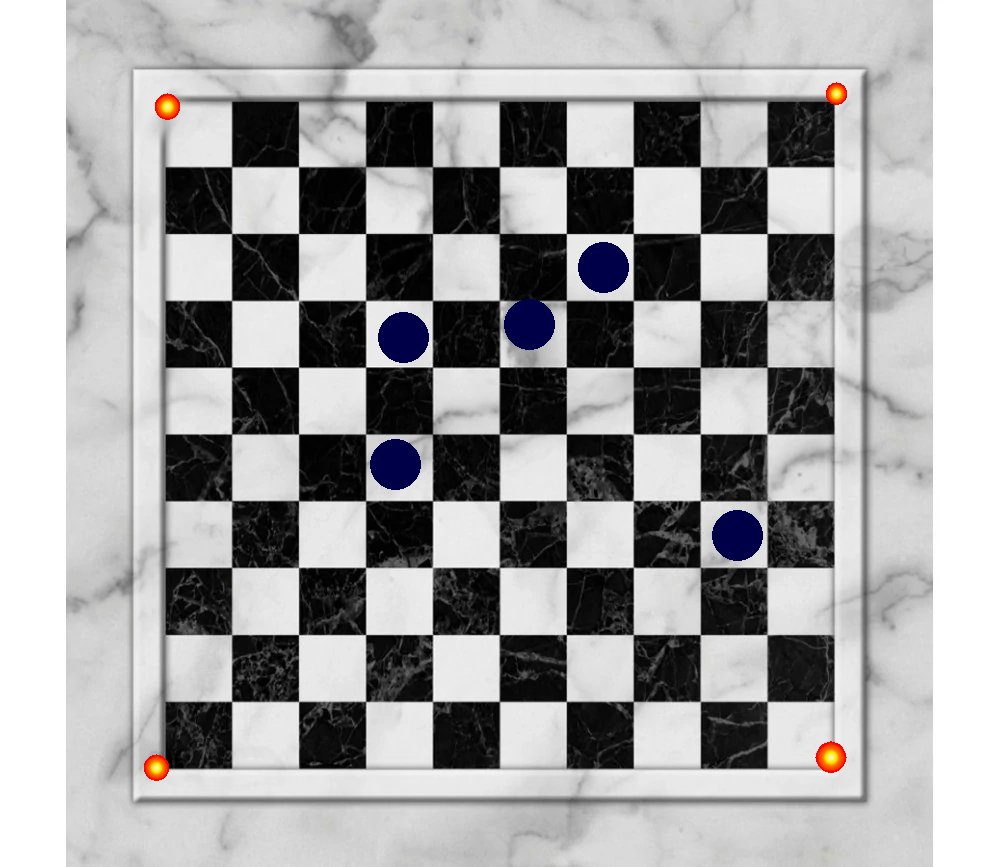
#> input picture data/damier.png, 1000 x 867 px, found by its file name
$ python pipeline_complete.py
#> lines starting #> are read from the running program, lines starting #| are printed output that depends on the picture; after the words box and inside, x2 and y2 are one past the last pixel; in counts of white or black regions, pixels touching at a corner belong together; long printed decimals are rounded
#!/usr/bin/env python3
import cv2
import numpy as np
import os

#######################
#  Fonctions du Pipeline  #
#######################

def preprocess_image(image, blur_kernel=(5,5)):
    """
    Applique un flou gaussien sur l'image (en BGR) et retourne l'image floutée.
    Les dimensions de l'image ne sont pas modifiées.
    """
    image_blurred = cv2.GaussianBlur(image, blur_kernel, 0)
    return image_blurred

def detect_red_crosses(image):
    """
    Utilise l'image prétraitée pour détecter des zones rouges (croix) servant
    de repères pour déterminer les coins de l'échiquier.

    Retourne une liste de points (en pixels) et le masque binaire correspondant.
    """
    imageHSV = cv2.cvtColor(image, cv2.COLOR_BGR2HSV)
    # Plages HSV pour le rouge
    lowerRed1 = np.array([0, 100, 100])
    upperRed1 = np.array([10, 255, 255])
    lowerRed2 = np.array([160, 100, 100])
    upperRed2 = np.array([180, 255, 255])

    mask1 = cv2.inRange(imageHSV, lowerRed1, upperRed1)
    mask2 = cv2.inRange(imageHSV, lowerRed2, upperRed2)
    maskRed = cv2.bitwise_or(mask1, mask2)

    contours, _ = cv2.findContours(maskRed, cv2.RETR_EXTERNAL, cv2.CHAIN_APPROX_SIMPLE)
    points = []
    for cnt in contours:
        area = cv2.contourArea(cnt)
        if area < 50:  # Filtrage du bruit
            continue
        M = cv2.moments(cnt)
        if M["m00"] != 0:
            cx = int(M["m10"] / M["m00"])
            cy = int(M["m01"] / M["m00"])
            points.append((cx, cy))
    return points, maskRed

def order_points(points):
    """
    Ordonne 4 points dans l'ordre suivant :
      - Coin supérieur gauche,
      - Coin supérieur droit,
      - Coin inférieur droit,
      - Coin inférieur gauche.
    Cet ordre est nécessaire pour le calcul correct de l'homographie.
    """
    pts = np.array(points, dtype="float32")
    s = pts.sum(axis=1)
    diff = np.diff(pts, axis=1)
    ordered = np.zeros((4, 2), dtype="float32")
    ordered[0] = pts[np.argmin(s)]
    ordered[2] = pts[np.argmax(s)]
    ordered[1] = pts[np.argmin(diff)]
    ordered[3] = pts[np.argmax(diff)]
    return ordered

def compute_homography(pixelPoints, realWorldPoints):
    """
    Calcule la matrice d'homographie H pour transformer des points dans le système pixels
    en coordonnées réelles (exprimées ici en cm) de l'échiquier.
    """
    pixelPoints = np.array(pixelPoints, dtype="float32")
    realWorldPoints = np.array(realWorldPoints, dtype="float32")
    H, status = cv2.findHomography(pixelPoints, realWorldPoints)
    return H

def pixel_to_real(H, point):
    """
    Convertit un point (u, v) dans l'image en coordonnées réelles via la matrice d'homographie H.
    """
    pt = np.array([[point[0]], [point[1]], [1]], dtype="float32")
    real_pt = np.dot(H, pt)
    real_pt /= real_pt[2]
    return (real_pt[0][0], real_pt[1][0])

def extract_square_roi(image, H_inv, square_center, caseSize_pixels):
    """
    Convertit le centre d'une case (exprimé en unités réelles, par exemple cm) en coordonnées pixels,
    puis extrait la région d'intérêt (ROI) de la case de taille caseSize_pixels.
    """
    pt_real = np.array([[square_center[0]], [square_center[1]], [1]], dtype="float32")
    pt_pixel = np.dot(H_inv, pt_real)
    pt_pixel /= pt_pixel[2]
    cx, cy = int(pt_pixel[0][0]), int(pt_pixel[1][0])
    roi = image[cy - caseSize_pixels//2 : cy + caseSize_pixels//2,
                cx - caseSize_pixels//2 : cx + caseSize_pixels//2]
    return roi

def detect_chess_piece(roi, threshold_value=127, area_min=100, area_max=10000):
    """
    Analyse la ROI d'une case pour détecter la présence d'un pion.
    Retourne un booléen indiquant la présence d'un pion et l'image seuillée.
    """
    gray_roi = cv2.cvtColor(roi, cv2.COLOR_BGR2GRAY)
    gray_roi = cv2.GaussianBlur(gray_roi, (5,5), 0)
    _, thresh = cv2.threshold(gray_roi, threshold_value, 255, cv2.THRESH_BINARY_INV)

    contours, _ = cv2.findContours(thresh, cv2.RETR_EXTERNAL, cv2.CHAIN_APPROX_SIMPLE)
    piece_detected = False
    for cnt in contours:
        area = cv2.contourArea(cnt)
        if area < area_min or area > area_max:
            continue
        perimeter = cv2.arcLength(cnt, True)
        if perimeter == 0:
            continue
        circularity = 4 * np.pi * area / (perimeter * perimeter)
        if circularity > 0.5:
            piece_detected = True
            cv2.drawContours(roi, [cnt], -1, (0, 255, 0), 2)
    return piece_detected, thresh

def detect_blue_pieces(image, board_origin, square_size=55):
    """
    Détecte tous les pions bleus dans l'image originale.
    - Convertit l'image en HSV et applique un seuillage pour la couleur bleue.
    - Cherche des contours de formes circulaires (puisque les pions sont ronds).
    - Pour chaque pion détecté, calcule la case dans laquelle il se trouve en fonction
      de l'origine du plateau (coin supérieur gauche) et de la taille d'une case (square_size en pixels).

    On suppose ici que la notation est standard avec le coin supérieur gauche = "A8".
    Ainsi, la colonne (index 0 -> "A", 1 -> "B", etc.) est
    calculée par : int((cx - board_origin_x) / square_size)
    et la rangée par : 8 - int((cy - board_origin_y) / square_size).

    Retourne une liste de tuples (center, square) et le masque utilisé.
    """
    # Convertir en HSV
    hsv = cv2.cvtColor(image, cv2.COLOR_BGR2HSV)
    # Définir la plage HSV pour le bleu (ajustez ces valeurs si besoin)
    lower_blue = np.array([100, 100, 50])
    upper_blue = np.array([140, 255, 255])
    mask_blue = cv2.inRange(hsv, lower_blue, upper_blue)

    # Nettoyage du masque
    kernel = np.ones((3,3), np.uint8)
    mask_blue = cv2.morphologyEx(mask_blue, cv2.MORPH_OPEN, kernel)
    mask_blue = cv2.morphologyEx(mask_blue, cv2.MORPH_CLOSE, kernel)

    contours, _ = cv2.findContours(mask_blue, cv2.RETR_EXTERNAL, cv2.CHAIN_APPROX_SIMPLE)
    pieces = []
    for cnt in contours:
        area = cv2.contourArea(cnt)
        if area < 50:  # Filtrer le bruit
            continue
        perimeter = cv2.arcLength(cnt, True)
        if perimeter == 0:
            continue
        circularity = 4 * np.pi * area / (perimeter * perimeter)
        if circularity < 0.7:  # Exiger une forme circulaire
            continue
        M = cv2.moments(cnt)
        if M["m00"] == 0:
            continue
        cx = int(M["m10"] / M["m00"])
        cy = int(M["m01"] / M["m00"])
        # Calcul de la case.
        dx = cx - board_origin[0]
        dy = cy - board_origin[1]
        if dx < 0 or dy < 0:
            continue  # en dehors du plateau
        col_index = int(dx / square_size)
        row_index = int(dy / square_size)
        if col_index < 0 or col_index > 7 or row_index < 0 or row_index > 7:
            continue  # en dehors des 8 colonnes ou 8 rangées
        # Notation standard : colonnes: A-H, rangées: 8 à 1 (du haut vers le bas)
        square = chr(ord('A') + col_index) + str(8 - row_index)
        pieces.append(((cx, cy), square))
    return pieces, mask_blue

#######################
#     Pipeline Main   #
#######################

def main():
    # Chemin de l'image source (originale)
    imgPath = "/home/zakaria/Workspace/ChessProject/data/damier.png"

    if not os.path.isfile(imgPath):
        print("Erreur : le fichier n'existe pas à cet emplacement :", imgPath)
        return
    image_orig = cv2.imread(imgPath)
#> image_orig is the input picture: shape (867, 1000, 3); mean B, G, R 164.2, 163.7, 164
    if image_orig is None:
        print("Erreur lors du chargement de l'image :", imgPath)
        return
    print("Dimensions image originale :", image_orig.shape)
#| Dimensions image originale : (867, 1000, 3)

    # Étape 1 : Prétraitement (floutage)
    image_preproc = preprocess_image(image_orig, blur_kernel=(5,5))

    # Étape 2 : Détection des repères (croix rouges) sur l'image prétraitée
    points, maskRed = detect_red_crosses(image_preproc)
#> in detect_red_crosses, `imageHSV = cv2.cvtColor(image, cv2.COLOR_BGR2HSV)`: imageHSV: shape (867, 1000, 3); mean H, S, V 3.3, 3.6, 164.9
#> in detect_red_crosses, `mask1 = cv2.inRange(imageHSV, lowerRed1, upperRed1)`:
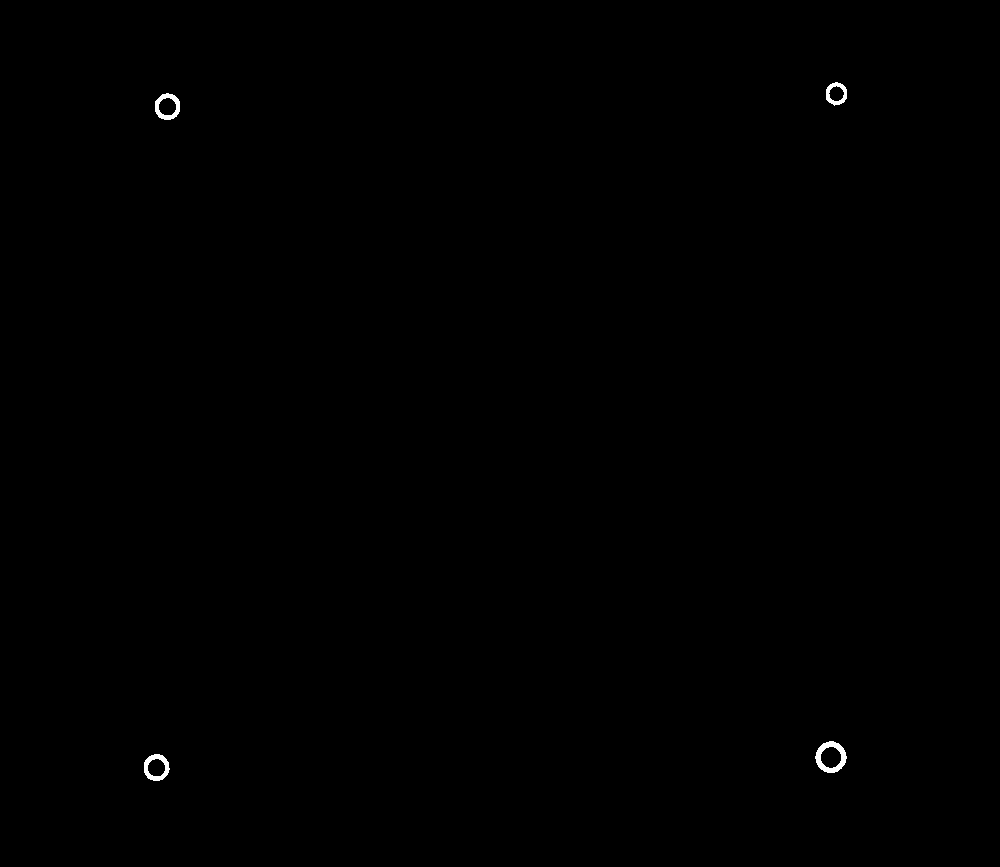
#> mask1: shape (867, 1000); 0.15% white; 4 white regions
#> in detect_red_crosses, `mask2 = cv2.inRange(imageHSV, lowerRed2, upperRed2)`: mask2: shape (867, 1000); every value is 0
#> in detect_red_crosses, `contours, _ = cv2.findContours(maskRed, cv2.RETR_EXTERNAL, cv2.CHAIN_A..`: contours = 4 contours; box (x1, y1, x2, y2) and area: (815, 741, 847, 773) 724, (144, 754, 170, 781) 514, (155, 93, 180, 120) 506, (826, 82, 847, 106) 362
#> the loop in detect_red_crosses, `for cnt in contours:` made 4 passes
#> (area, cx, cy) on passes 1 to 4: (514.5, 156, 767), (724, 830, 756), (505.5, 167, 106), (362, 835, 93)
#> after the loop in detect_red_crosses, `for cnt in contours:`: points = [(156, 767), (830, 756), (167, 106), (835, 93)]
#> points = [(156, 767), (830, 756), (167, 106), (835, 93)]
    print("Points rouges détectés (non ordonnés) :", points)
#| Points rouges détectés (non ordonnés) : [(156, 767), (830, 756), (167, 106), (835, 93)]
    if len(points) >= 4:
        ordered_pts = order_points(points[:4])
#> ordered_pts = [[167, 106], [835, 93], [830, 756], [156, 767]]
        print("Points rouges ordonnés :", ordered_pts)
#| Points rouges ordonnés : [[167. 106.]
#|  [835.  93.]
#|  [830. 756.]
#|  [156. 767.]]
        for pt in ordered_pts:
            cv2.circle(image_preproc, (int(pt[0]), int(pt[1])), 5, (0, 255, 0), -1)
#> this loop made 4 passes
#> image_preproc: shape (867, 1000, 3); mean B, G, R 164.2, 163.7, 164
    else:
        print("Moins de 4 points rouges détectés. Homographie impossible.")
        ordered_pts = None

    # Affichage des images (Originale, Prétraitée et Masque Rouge)
    cv2.namedWindow("Image Originale", cv2.WINDOW_NORMAL)
    cv2.namedWindow("Image Prétraitée", cv2.WINDOW_NORMAL)
    cv2.namedWindow("Masque Rouge", cv2.WINDOW_NORMAL)
    cv2.imshow("Image Originale", image_orig)
    cv2.imshow("Image Prétraitée", image_preproc)
    cv2.imshow("Masque Rouge", maskRed)
    cv2.waitKey(0)
    cv2.destroyAllWindows()

    # Étape 3 : Calcul de l'homographie (si 4 coins ont été détectés)
    # Ici, on définit les coins réels d'un échiquier standard de 40x40 cm (8 cases x 5 cm).
    real_world_points = [(0, 0), (40, 0), (40, 40), (0, 40)]
    if ordered_pts is not None:
        H = compute_homography(ordered_pts, real_world_points)
#> in compute_homography, `H, status = cv2.findHomography(pixelPoints, realWorldPoints)`: H = [[0.0602, 0.001, -10.16], [0.00119, 0.0612, -6.69], [5.03e-06, 1.37e-05, 1]]; status = [1, 1, 1, 1]
        print("Matrice d'homographie H :", H)
#| Matrice d'homographie H : [[ 6.02278039e-02  1.00227813e-03 -1.01642847e+01]
#|  [ 1.19139579e-03  6.12194144e-02 -6.68822102e+00]
#|  [ 5.03088588e-06  1.37397269e-05  1.00000000e+00]]
        test_point = (250, 250)  # Point de test (à ajuster si besoin)
        coord_real = pixel_to_real(H, test_point)
#> in pixel_to_real, `real_pt = np.dot(H, pt)`: real_pt = [5.14, 8.91, 1]
#> in pixel_to_real, `real_pt /= real_pt[2]`: real_pt = [5.12, 8.87, 1]
#> coord_real = (5.12, 8.87)
        print("Le point", test_point, "correspond aux coordonnées réelles :", coord_real)
#| Le point (250, 250) correspond aux coordonnées réelles : (5.119, 8.873)
    else:
        print("Homographie non calculable faute de 4 points détectés.")
        H = None

    # Étape 4 : Détection des pions bleus sur l'image originale.
    # On suppose que le coin supérieur gauche du plateau est donné par le premier point
    # détecté (après ordonnancement). Si non disponible, il faut le définir manuellement.
    if ordered_pts is not None:
        board_origin = (int(ordered_pts[0][0]), int(ordered_pts[0][1]))
#> board_origin = (167, 106)
    else:
        board_origin = (100, 100)  # Valeur d'exemple à adapter

    # Ici, chaque case vaut 55 pixels en hauteur et en largeur sur l'image originale.
    pieces, mask_blue = detect_blue_pieces(image_orig, board_origin, square_size=55)
#> in detect_blue_pieces, `hsv = cv2.cvtColor(image, cv2.COLOR_BGR2HSV)`: hsv: shape (867, 1000, 3); mean H, S, V 2.7, 3.7, 164.9
#> in detect_blue_pieces, `mask_blue = cv2.inRange(hsv, lower_blue, upper_blue)`:
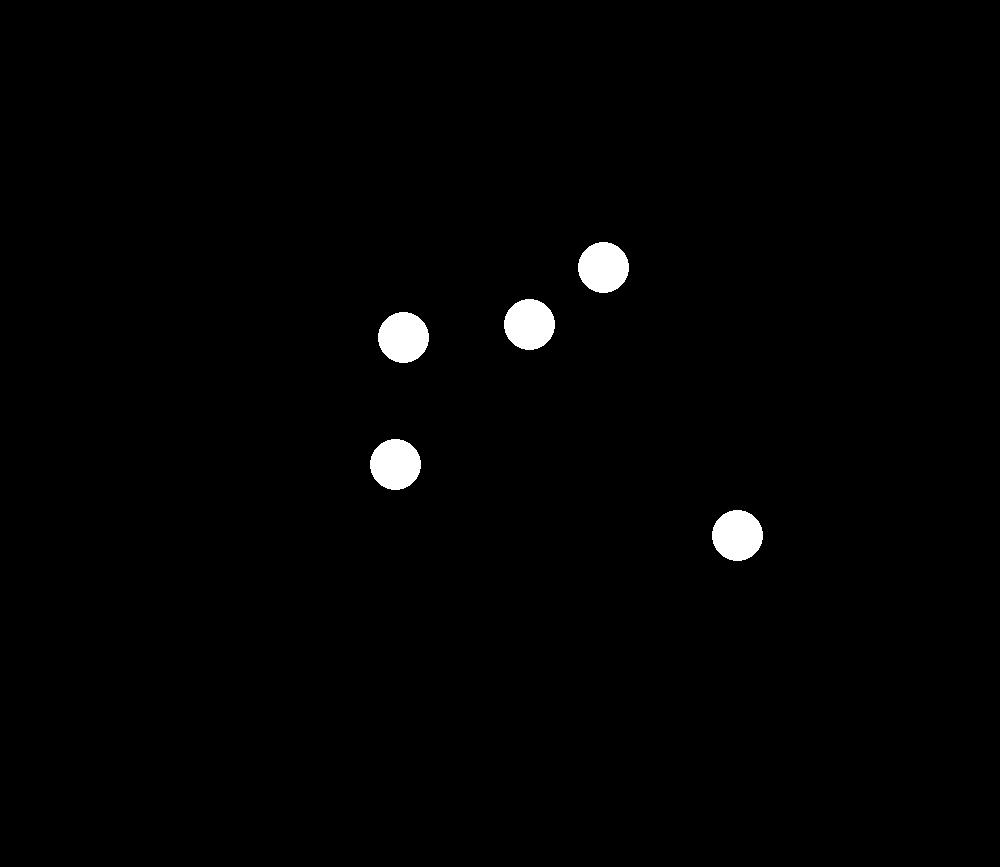
#> mask_blue: shape (867, 1000); 1.2% white; 5 white regions
#> in detect_blue_pieces, `contours, _ = cv2.findContours(mask_blue, cv2.RETR_EXTERNAL, cv2.CHAIN..`: contours = 5 contours; box (x1, y1, x2, y2) and area: (712, 510, 763, 561) 1954, (370, 439, 421, 490) 1954, (378, 312, 429, 363) 1954, (504, 299, 555, 350) 1954, (578, 242, 629, 293) 1954
#> the loop in detect_blue_pieces, `for cnt in contours:` made 5 passes
#> (cx, cy, dx, dy, col_index, row_index, square) on passes 2 to 5: (395, 464, 228, 358, 4, 6, 'E2'), (403, 337, 236, 231, 4, 4, 'E4'), (529, 324, 362, 218, 6, 3, 'G5'), (603, 267, 436, 161, 7, 2, 'H6')
#> (cx, cy, dx, dy, col_index, row_index) on pass 1: (737, 535, 570, 429, 10, 7)
#> after the loop in detect_blue_pieces, `for cnt in contours:`: pieces = [((395, 464), 'E2'), ((403, 337), 'E4'), ((529, 324), 'G5'), ((603, 267), 'H6')]
    print("Pions bleus détectés (centre et case) :")
    for center, square in pieces:
        print(f"Pièce à {center} dans la case {square}")
        cv2.circle(image_orig, center, 5, (0, 255, 0), 2)
        cv2.putText(image_orig, square, (center[0]-10, center[1]-10), cv2.FONT_HERSHEY_SIMPLEX, 0.7, (0,255,0), 2)
#> this loop made 4 passes
#| Pièce à (395, 464) dans la case E2
#| Pièce à (403, 337) dans la case E4
#| Pièce à (529, 324) dans la case G5
#| Pièce à (603, 267) dans la case H6
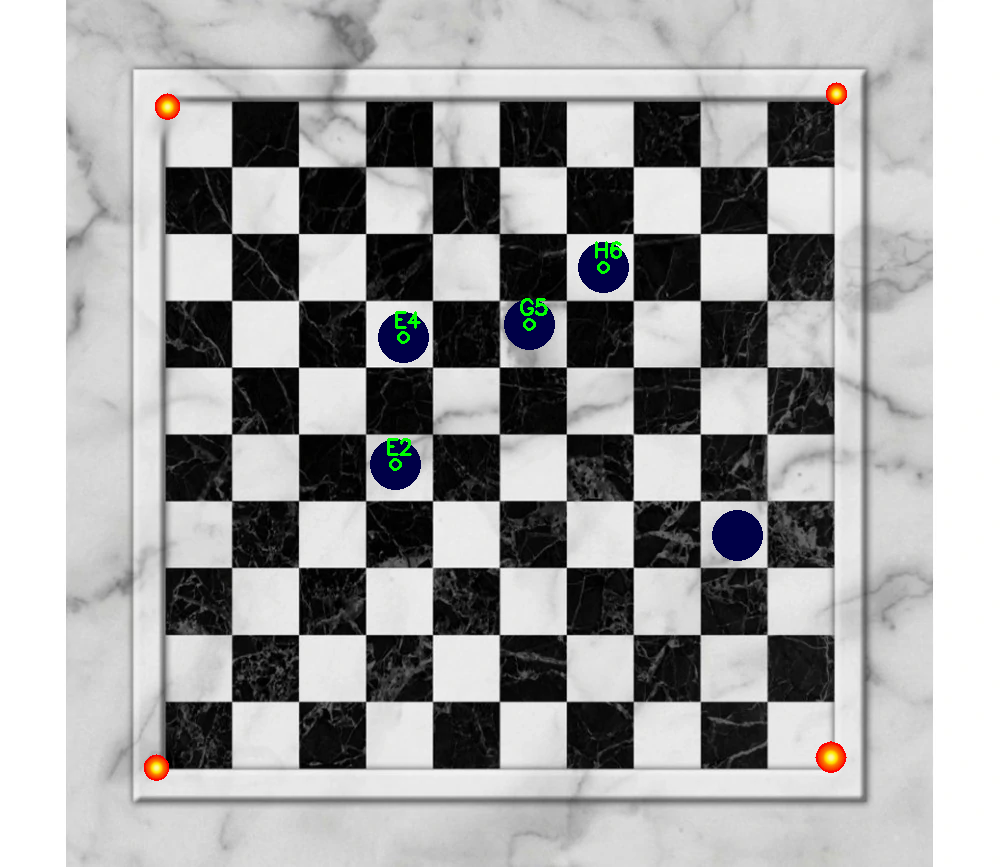
#> image_orig: shape (867, 1000, 3); 0.15% of pixels changed, all inside (x1, y1, x2, y2) = (387, 241, 622, 471)

    cv2.namedWindow("Pions bleus", cv2.WINDOW_NORMAL)
    cv2.imshow("Pions bleus", image_orig)
    cv2.namedWindow("Masque Bleu", cv2.WINDOW_NORMAL)
    cv2.imshow("Masque Bleu", mask_blue)
    cv2.waitKey(0)
    cv2.destroyAllWindows()

    # Optionnel : Extraction d'une ROI d'une case donnée et détection d'un pion via seuil.
    # Par exemple, pour la case dont le centre est (20,20) en unités réelles.
    square_center = (20, 20)
    caseSize_pixels = 50  # Vous pouvez changer si nécessaire.
    if H is not None:
        H_inv = np.linalg.inv(H)
#> H_inv = [[16.6, -0.309, 166.6], [-0.332, 16.32, 105.8], [-7.89e-05, -0.000223, 0.998]]
        roi_square = extract_square_roi(image_orig, H_inv, square_center, caseSize_pixels)
#> in extract_square_roi, `pt_pixel = np.dot(H_inv, pt_real)`: pt_pixel = [492.4, 425.5, 0.992]
#> in extract_square_roi, `pt_pixel /= pt_pixel[2]`: pt_pixel = [496.5, 429, 1]
#> in extract_square_roi, `cx, cy = int(pt_pixel[0][0]), int(pt_pixel[1][0])`: cx = 496; cy = 429
#> in extract_square_roi, `roi = image[cy - caseSize_pixels//2 : cy + caseSize_pixels//2, cx - ca..`:
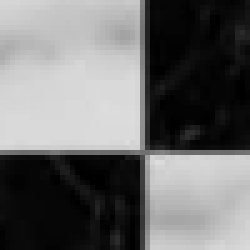
#> roi: shape (50, 50, 3) (shown 5 times larger); mean B, G, R 108.6, 108.6, 108.6
        cv2.imshow("ROI de la case", roi_square)
        cv2.waitKey(0)
        piece_found, thresh_roi = detect_chess_piece(roi_square, threshold_value=127, area_min=100, area_max=10000)
#> in detect_chess_piece, `gray_roi = cv2.GaussianBlur(gray_roi, (5,5), 0)`:
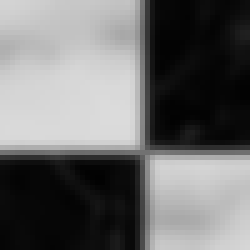
#> gray_roi: shape (50, 50) (shown 5 times larger); min 1, max 219, mean 108.6
#> in detect_chess_piece, `_, thresh = cv2.threshold(gray_roi, threshold_value, 255, cv2.THRESH_B..`:
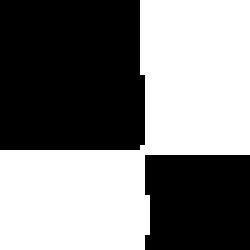
#> thresh: shape (50, 50) (shown 5 times larger); 50.2% white; 2 black regions
#> in detect_chess_piece, `contours, _ = cv2.findContours(thresh, cv2.RETR_EXTERNAL, cv2.CHAIN_AP..`: contours = 1 contour; box (x1, y1, x2, y2) and area: (0, 0, 50, 50) 1157
#> the loop in detect_chess_piece, `for cnt in contours:` made 1 pass
#> (area, perimeter, circularity) on pass 1: (1157, 196.5, 0.377)
#> piece_found = False
        print("Pion détecté dans la case ?", piece_found)
#| Pion détecté dans la case ? False
        cv2.imshow("ROI avec détection", roi_square)
        cv2.imshow("Threshold de ROI", thresh_roi)
        cv2.waitKey(0)
        cv2.destroyAllWindows()
    else:
        print("Impossible d'extraire la ROI car l'homographie n'a pas pu être calculée.")

if __name__ == '__main__':
    main()
